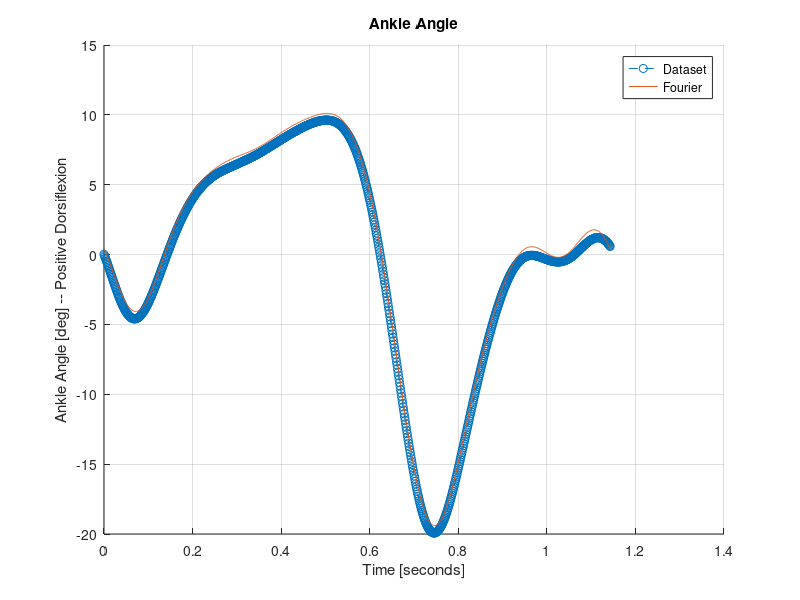

MATLAB code to generate this figure:
%% Truncated Fourier series fit of the ankle angle (least squares)
% Edgar Bolivar
%
% Fits one gait cycle of the ankle angle (Winter, 1983) with a truncated
% Fourier series of order j:
%
%   ankle(t) ~ sum_{k=1..j} a_k*sin(k*w*t) + b_k*cos(k*w*t),  w = 2*pi/T
%
% The model is linear in the coefficients p = [a_1 b_1 ... a_j b_j]', so
% stacking one row per sample gives ankle ~ R*p, and the best fit is the
% least-squares problem  min_p ||ankle - R*p||_2, solved here with "\".
%
% Requires: base MATLAB only.
% Output:   a figure overlaying the data and the Fourier fit.
% Try:      change j. Low orders smooth the curve; high orders chase every
%           sample (overfitting). Keep 2*j <= n so the problem stays
%           well posed (more samples than unknowns).
% Note:     there is no constant (cos(0*w*t)) column, so the fit cannot
%           represent the mean ankle angle. Adding a column of ones is a
%           good exercise.

clearvars, close all
load('Winter1983_Ankle.mat', "ankle", "time")   % column vectors, one gait cycle

% Parameters of the fit
w = 2*pi/time(end);             %Fundamental frequency (one cycle = one period)
j = 8;                         %Order of the fit - Change it!
n = length(ankle);              %Number of points
R = zeros(length(ankle), 2*j);  %Regressor matrix (R) -- ankle ~ R*p

% Create regressor matrix: row i = [sin(w t_i) cos(w t_i) ... sin(j w t_i) cos(j w t_i)]
for i = 1:n
    for ij = 1:j
        R(i, ij*2-1) = sin(w*ij*time(i));
        R(i, ij*2)   = cos(w*ij*time(i));
    end
end

% Get the coefficients that multiply the sinusoids to create the fit
g = R\ankle;        %Least squares power!
ankleFour = R*g;

% Compare results with a plot
figure, hold on, grid on, title("Ankle Angle")
xlabel("Time [seconds]")
ylabel("Ankle Angle [deg] -- Positive Dorsiflexion")
plot(time, ankle, "--o")
plot(time, ankleFour)
legend("Dataset", "Fourier")
